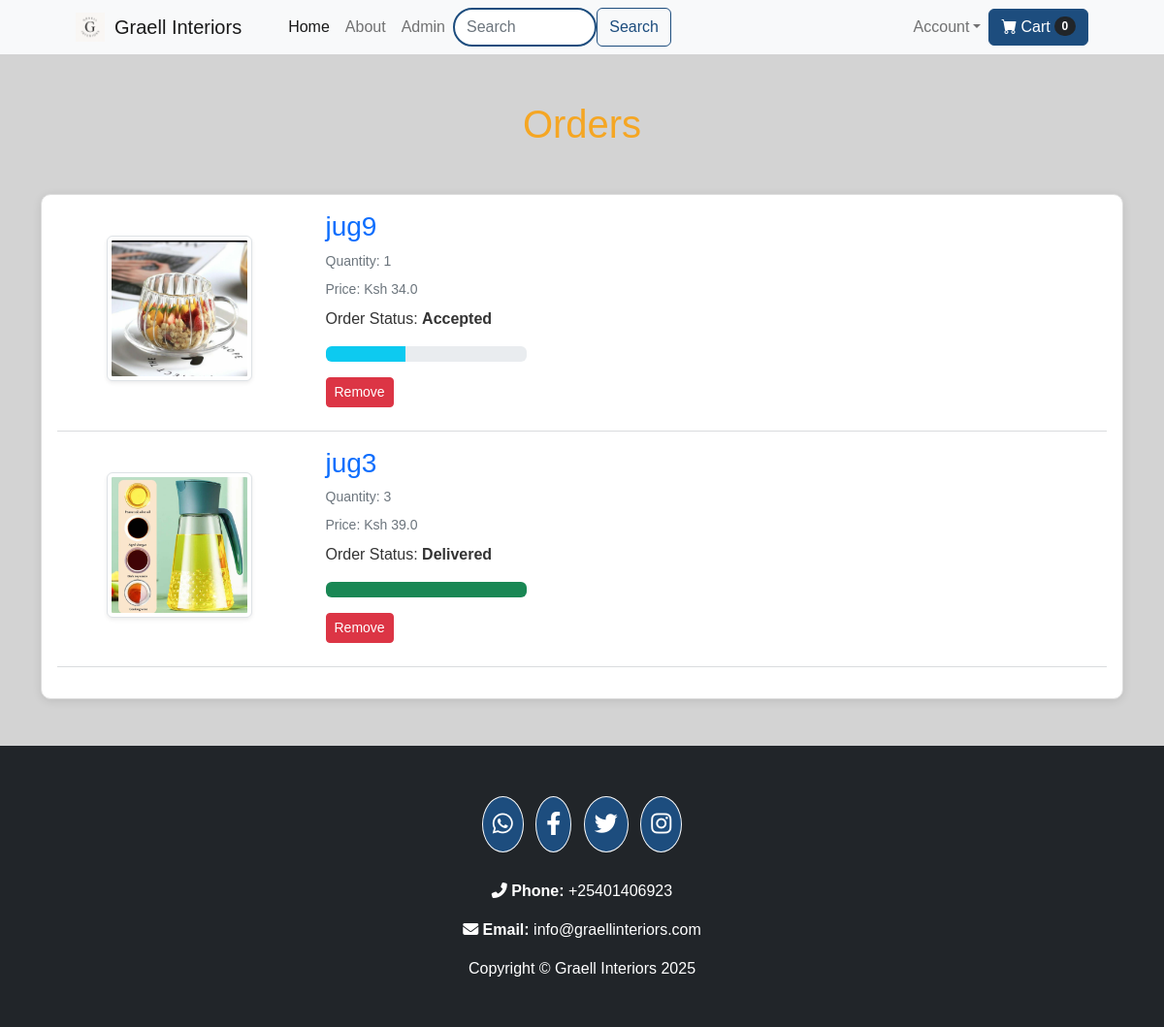
/orders (signed in), run on the app's committed database.
### website/models.py (models this page shows, shortened)
class Order(db.Model):
    id = db.Column(db.Integer, primary_key=True)
    quantity = db.Column(db.Integer, nullable=False)
    price = db.Column(db.Float, nullable=False)
    status = db.Column(db.String(100), nullable=False)
    payment_id = db.Column(db.String(1000), nullable=False)
    customer_link = db.Column(db.Integer, db.ForeignKey('customer.id'), nullable=False)
    product_link = db.Column(db.Integer, db.ForeignKey('product.id'), nullable=False)

class Product(db.Model):
    id = db.Column(db.Integer, primary_key=True)
    product_name = db.Column(db.String(100), nullable=False)
    current_price = db.Column(db.Float, nullable=False)
    previous_price = db.Column(db.Float, nullable=False)
    in_stock = db.Column(db.Integer, nullable=False)
    product_picture = db.Column(db.String(1000), nullable=False)
    flash_sale = db.Column(db.Boolean, default=False)
    date_added = db.Column(db.DateTime, default=datetime.utcnow)
    category_id = db.Column(db.Integer, db.ForeignKey('category.id'), nullable=False)
    carts = db.relationship('Cart', backref=db.backref('product', lazy=True))
    orders = db.relationship('Order', backref=db.backref('product', lazy=True))

### website/views.py (the view)
@views.route('/orders')
@login_required
def order():
    orders = Order.query.filter_by(customer_link=current_user.id).all()
    return render_template('orders.html', orders=orders)

### website/templates/orders.html (shortened to what this page needs)
{% extends 'base.html' %}
{% block content %}
<div class="container my-5">
    <div class="row">
        {% if orders %}
        <h1 class="text-center mb-5" style="color: #f5a623;">Orders</h1>
        <div class="col-sm-13">
            <div class="card">
                <div class="card-body">
                    {% for item in orders %}
                    <div class="row mb-4">
                        <div class="col-sm-3 text-center align-self-center">
                            <img src="{{ item.product.product_picture }}" alt="Product Image" class="img-fluid img-thumbnail shadow-sm" height="150px" width="150px">
                        </div>
                        <div class="col-sm-7">
                            <h3 class="text-primary">{{ item.product.product_name }}</h3>
                            <p class="mb-2 text-muted small">Quantity: {{ item.quantity }}</p>
                            <p class="mb-2 text-muted small">Price: Ksh {{ item.price }}</p>
                            <div class="col-sm-4">
                                <p>Order Status: <strong>{{ item.status }}</strong></p>
                                {% if item.status == 'Pending' %}
                                <div class="progress">
                                    <div class="progress-bar" role="progressbar" style="width: 20%;"  aria-valuenow="20" aria-valuemin="0" aria-valuemax="100"></div>
                                </div>
                                {% elif item.status == 'Accepted' %}
                                <div class="progress">
                                    <div class="progress-bar bg-info" role="progressbar" style="width: 40%;"  aria-valuenow="40" aria-valuemin="0" aria-valuemax="100"></div>
                                </div>
                                {% elif item.status == 'Out for delivery' %}
                                <div class="progress">
                                    <div class="progress-bar bg-warning" role="progressbar" style="width: 70%;"  aria-valuenow="70" aria-valuemin="0" aria-valuemax="100"></div>
                                </div>
                                {% elif item.status == 'Delivered' %}
                                <div class="progress">
                                    <div class="progress-bar bg-success" role="progressbar" style="width: 100%;"  aria-valuenow="100" aria-valuemin="0" aria-valuemax="100"></div>
                                </div>
                                {% elif item.status == 'Canceled' %}
                                <div class="progress">
                                    <div class="progress-bar bg-danger" role="progressbar" style="width: 100%;"  aria-valuenow="100" aria-valuemin="0" aria-valuemax="100"></div>
                                </div>
                                {% endif %}
                            </div>
                            <div class="d-flex justify-content-between mt-3">
                                 <a href="{{ url_for('views.remove_order', order_id=item.id) }}" class="btn btn-sm btn-danger">Remove</a>
                            </div>
                        </div>
                    </div>
                    <hr class="text-muted">
                    {% endfor %}
                </div>
            </div>
        </div>
        {% else %}
        <h1 class="text-center mb-5" style="color: #f5a623;">You have no Orders</h1>
        {% endif %}
    </div>
</div>
{% endblock %}

### website/templates/base.html (style rules this page uses)
body, .form-label, .card-body { color: #333333; }
.card { border: 1px solid #ddd; border-radius: 10px; box-shadow: 0 2px 10px rgba(0, 0, 0, 0.1); transition: transform 0.3s ease; }
.card-body .text-muted { color: #6c757d; }
.card-body .text-primary { color: #1d4d7e; }
body { background-color: lightgrey; font-family: 'Ubuntu', sans-serif; }

### data on the page
Order: product.product_picture (picture), product.product_name "jug9", quantity "1", price "34.0", status "Accepted"
Order: product.product_picture (picture), product.product_name "jug3", quantity "3", price "39.0", status "Delivered"

### other printed values
{{ cart | length if cart | length > 0 else 0 }} "0"
